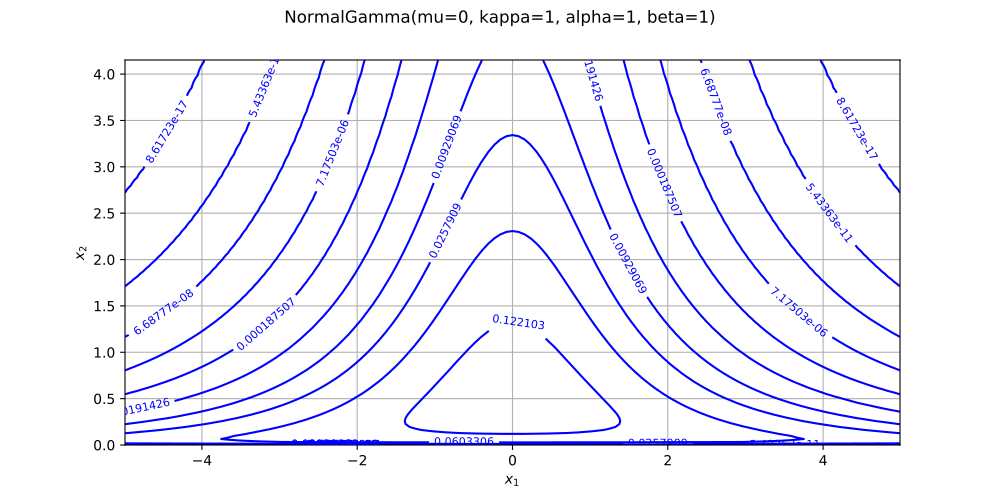

Recreate this plot in Python.
import openturns as ot
from matplotlib import pyplot as plt
from openturns.viewer import View
if (ot.NormalGamma().__class__.__name__=='ComposedDistribution'):
    correlation = ot.CorrelationMatrix(2)
    correlation[1, 0] = 0.25
    aCopula = ot.NormalCopula(correlation)
    marginals = [ot.Normal(1.0, 2.0), ot.Normal(2.0, 3.0)]
    distribution = ot.ComposedDistribution(marginals, aCopula)
elif (ot.NormalGamma().__class__.__name__=='CumulativeDistributionNetwork'):
    distribution = ot.CumulativeDistributionNetwork([ot.Normal(2),ot.Dirichlet([0.5, 1.0, 1.5])], ot.BipartiteGraph([[0,1], [0,1]]))
elif (ot.NormalGamma().__class__.__name__=='Histogram'):
    distribution = ot.Histogram([-1.0, 0.5, 1.0, 2.0], [0.45, 0.4, 0.15])
else:
    distribution = ot.NormalGamma()
dimension = distribution.getDimension()
if dimension <= 2:
    if distribution.getDimension() == 1:
        distribution.setDescription(['$x$'])
        pdf_graph = distribution.drawPDF()
        cdf_graph = distribution.drawCDF()
        fig = plt.figure(figsize=(10, 4))
        plt.suptitle(str(distribution))
        pdf_axis = fig.add_subplot(121)
        cdf_axis = fig.add_subplot(122)
        View(pdf_graph, figure=fig, axes=[pdf_axis], add_legend=False)
        View(cdf_graph, figure=fig, axes=[cdf_axis], add_legend=False)
    else:
        distribution.setDescription(['$x_1$', '$x_2$'])
        pdf_graph = distribution.drawPDF()
        fig = plt.figure(figsize=(10, 5))
        plt.suptitle(str(distribution))
        pdf_axis = fig.add_subplot(111)
        View(pdf_graph, figure=fig, axes=[pdf_axis], add_legend=False)
